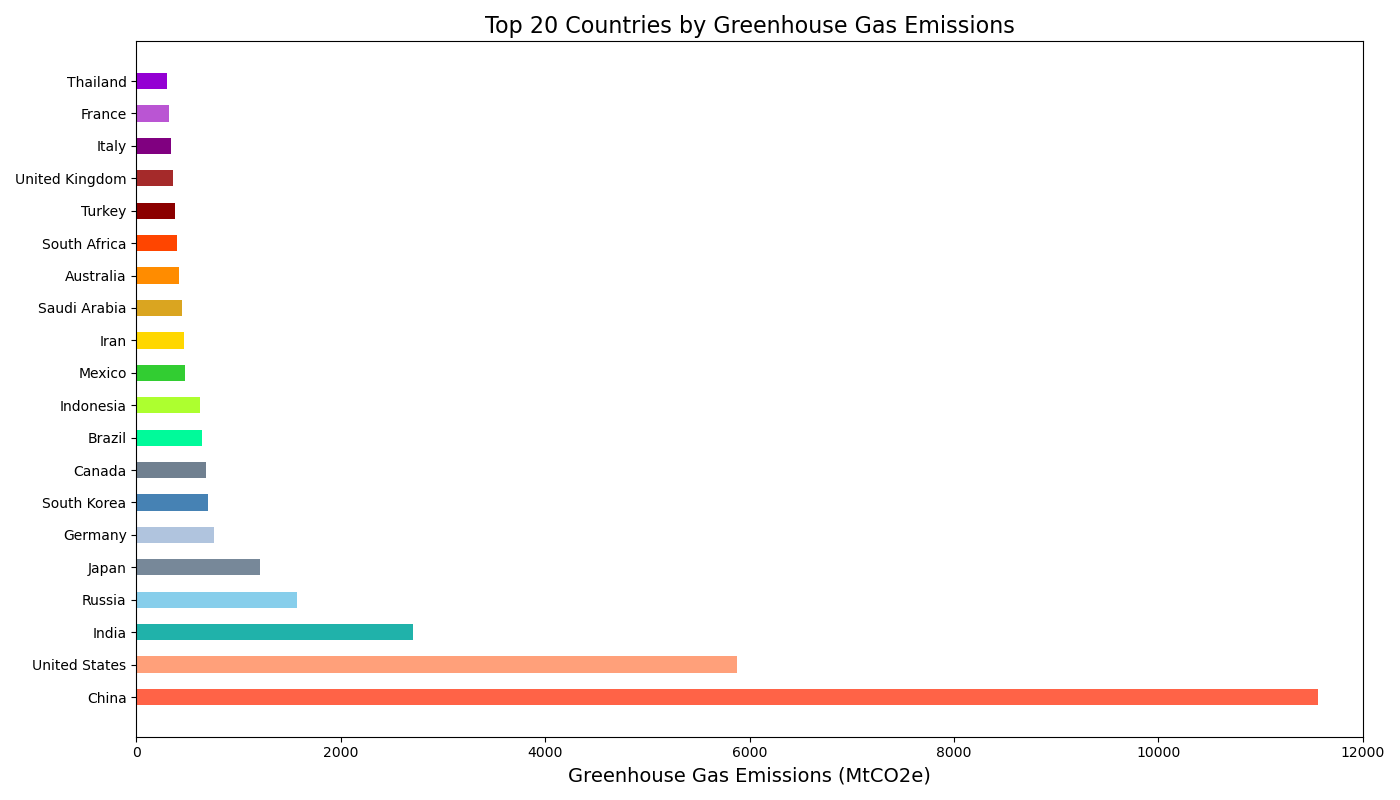

Write the Python code that produced this figure.

import matplotlib.pyplot as plt

countries = [
    "China", "United States", "India", "Russia", "Japan", "Germany", 
    "South Korea", "Canada", "Brazil", "Indonesia", "Mexico", "Iran", 
    "Saudi Arabia", "Australia", "South Africa", "Turkey", "United Kingdom", 
    "Italy", "France", "Thailand"
]
emissions = [
    11565, 5875, 2710, 1570, 1210, 760, 700, 680, 640, 620, 480, 470, 
    450, 420, 400, 380, 360, 340, 320, 300
]

plt.figure(figsize=(14, 8))
plt.barh(countries, emissions, color=[
    '#FF6347', '#FFA07A', '#20B2AA', '#87CEEB', '#778899', '#B0C4DE', 
    '#4682B4', '#708090', '#00FA9A', '#ADFF2F', '#32CD32', '#FFD700', 
    '#DAA520', '#FF8C00', '#FF4500', '#8B0000', '#A52A2A', '#800080', 
    '#BA55D3', '#9400D3'], height=0.5)

plt.xlabel('Greenhouse Gas Emissions (MtCO2e)', fontsize=14)
plt.title('Top 20 Countries by Greenhouse Gas Emissions', fontsize=16)
plt.xlim(0, 12000)
plt.tight_layout()
plt.show()
